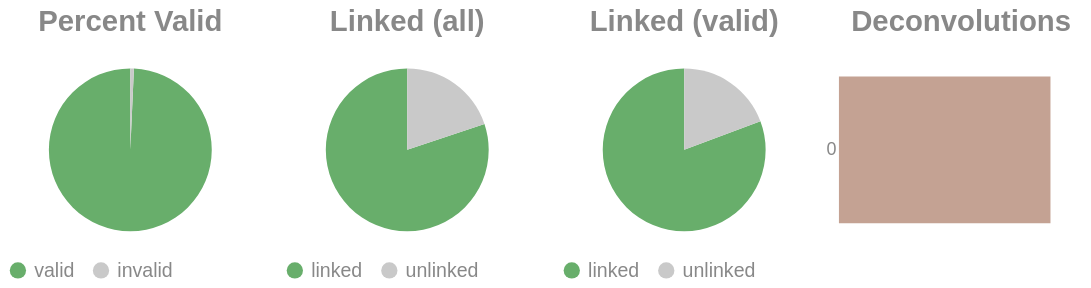

The code cell stored with this chart in its notebook:
### Code cell
if SKIPLR:
    pass
else:
    clash = Counter()
    for i in valids['molecule'].to_list():
        _mol = i.split("-")
        if len(_mol) == 1:
            clash.update('0')
        else:
            clash.update(_mol[-1])

    _d = {"deconvolutions": [], 'count': []}
    for k,v in clash.items():
        _d['deconvolutions'].append(k)
        _d['count'].append(v)

    tot_valid = valids['reads'].sum()
    mask = valids['reads'] >= 2
    n_linked_reads = valids.filter(mask)['reads'].sum()
    if n_linked_reads == 0:
        print_html("No linked molecules (>=2 reads) were detected; skipping linked-only distributions.")
        SKIPLR = True
    else:
        perc_valid = round(tot_valid / n_reads, 4)
        linked_perc_abs = round(n_linked_reads / n_reads, 4)
        linked_perc = round(n_linked_reads / tot_valid, 4)

    _valid = pl.DataFrame({"valids": ['valid', 'invalid'], "count": [tot_valid, n_reads - tot_valid]})
    _linked_abs = pl.DataFrame({"linked (absolute)": ['linked', 'unlinked'], "count": [n_linked_reads, n_reads - n_linked_reads]})
    _linked_rel = pl.DataFrame({"linked (valids)": ['linked', 'unlinked'], "count": [n_linked_reads, tot_valid - n_linked_reads]})

    (
        alt.hconcat(
            piechart(_valid, goodval = 'valid', title = "Percent Valid"),
            piechart(_linked_abs, goodval = "linked", title =  "Linked (all)"),
            piechart(_linked_rel, goodval = "linked", title =  "Linked (valid)"),
            convolutionbar(pl.DataFrame(_d), title = "Deconvolutions"),
            center = True,
            bounds = 'flush'
        )
        .resolve_scale(color='independent')
        .resolve_legend('independent')
        .properties(usermeta={'embedOptions': {"actions": False}})
    ).display()

### Figure 1 — Vega-Lite specification as saved in the notebook (floating-point values rounded to 4 significant figures)
{"width": "container", "height": 400, "config": {"title": {"anchor": "start", "dy": -15, "fontSize": 18, "color": "#888888", "subtitleColor": "#888888", "subtitleFontSize": 14}, "arc": {"fill": "#0072B2"}, "axis": {"domainColor": "#888888", "domainWidth": 0.5, "gridWidth": 0.2, "grid": false, "titleFontWeight": 400, "titleFontSize": 15, "labelFontSize": 11, "labelColor": "#888888", "tickColor": "#888888", "tickWidth": 0.2, "titleColor": "#888888"}, "axisBand": {"grid": false}, "axisX": {"grid": true, "tickSize": 10, "domainCap": "round"}, "axisY": {"domain": false, "grid": true, "tickSize": 0, "domainCap": "round"}, "background": "transparent", "header": {"labelFontSize": 15, "labelColor": "#888888", "titleFontSize": 15, "titleFontWeight": 600, "titleColor": "#888888"}, "legend": {"labelFont": "sans-serif", "labelFontSize": 12, "labelColor": "#888888", "symbolSize": 100, "symbolType": "circle", "titleFontSize": 12, "titlePadding": 10, "titleColor": "#888888", "title": null}, "range": {"category": ["#E69F00", "#56B4E9", "#009E73", "#F0E442", "#0072B2", "#D55E00", "#CC79A7", "#000000"], "diverging": ["#cfe8f3", "#a2d4ec", "#73bfe2", "#46abdb", "#1696d2", "#12719e"]}, "area": {"fill": "#0072B2", "fillOpacity": 0.7, "line": true, "strokeOpacity": 0.7}, "line": {"color": "#0072B2", "stroke": "#0072B2", "strokeWidth": 2}, "trail": {"color": "#0072B2", "stroke": "#0072B2", "strokeWidth": 0, "size": 1}, "point": {"filled": true, "fillOpacity": 1.0, "size": 95}, "text": {"color": "#888888", "fontSize": 11, "align": "right", "fontWeight": 400, "size": 11}, "bar": {"fill": "#0072B2", "stroke": null}, "view": {"stroke": null, "continuousWidth": 660, "continuousHeight": 400}}, "hconcat": [{"data": {"name": "data-2104b8ea36cc1de255fa8fc4c48c1779"}, "mark": {"type": "arc"}, "encoding": {"color": {"field": "valids", "legend": {"orient": "bottom", "title": null}, "scale": {"domain": ["valid", "invalid"], "range": ["#68ae6b", "#C9C9C9"]}, "title": "Valids", "type": "nominal"}, "theta": {"field": "count", "type": "quantitative"}, "tooltip": [{"field": "valids", "title": "Valids", "type": "ordinal"}, {"field": "percent", "format": ".2%", "title": "Percent", "type": "quantitative"}, {"field": "count", "title": "Count", "type": "quantitative"}]}, "height": 100, "title": {"text": "Percent Valid", "align": "center", "anchor": "middle"}, "transform": [{"calculate": "datum.count / 8850206", "as": "percent"}], "width": 150}, {"data": {"name": "data-0874001d55c02bbf1f4be2ce8bdc9407"}, "mark": {"type": "arc"}, "encoding": {"color": {"field": "linked (absolute)", "legend": {"orient": "bottom", "title": null}, "scale": {"domain": ["linked", "unlinked"], "range": ["#68ae6b", "#C9C9C9"]}, "title": "Linked (Absolute)", "type": "nominal"}, "theta": {"field": "count", "type": "quantitative"}, "tooltip": [{"field": "linked (absolute)", "title": "Linked (Absolute)", "type": "ordinal"}, {"field": "percent", "format": ".2%", "title": "Percent", "type": "quantitative"}, {"field": "count", "title": "Count", "type": "quantitative"}]}, "height": 100, "title": {"text": "Linked (all)", "align": "center", "anchor": "middle"}, "transform": [{"calculate": "datum.count / 8850206", "as": "percent"}], "width": 150}, {"data": {"name": "data-16d73948a380190261f13ad5f499c870"}, "mark": {"type": "arc"}, "encoding": {"color": {"field": "linked (valids)", "legend": {"orient": "bottom", "title": null}, "scale": {"domain": ["linked", "unlinked"], "range": ["#68ae6b", "#C9C9C9"]}, "title": "Linked (Valids)", "type": "nominal"}, "theta": {"field": "count", "type": "quantitative"}, "tooltip": [{"field": "linked (valids)", "title": "Linked (Valids)", "type": "ordinal"}, {"field": "percent", "format": ".2%", "title": "Percent", "type": "quantitative"}, {"field": "count", "title": "Count", "type": "quantitative"}]}, "height": 100, "title": {"text": "Linked (valid)", "align": "center", "anchor": "middle"}, "transform": [{"calculate": "datum.count / 8787720", "as": "percent"}], "width": 150}, {"data": {"name": "data-27e13f2d65260a5b53eb42486bee5041"}, "mark": {"type": "bar"}, "encoding": {"color": {"field": "deconvolutions", "legend": null, "scale": {"scheme": "lightgreyred"}, "type": "nominal"}, "tooltip": [{"field": "deconvolutions", "title": "Deconvolutions", "type": "ordinal"}, {"field": "percent", "format": ".2%", "title": "Percent", "type": "quantitative"}, {"field": "count", "title": "Count", "type": "quantitative"}], "x": {"axis": null, "field": "count", "type": "quantitative"}, "y": {"field": "deconvolutions", "sort": "ascending", "title": null, "type": "nominal"}}, "height": 100, "title": {"text": "Deconvolutions", "align": "center", "anchor": "middle"}, "transform": [{"calculate": "datum.count / 3029939", "as": "percent"}], "width": 150}], "bounds": "flush", "center": true, "resolve": {"legend": {"angle": "independent"}, "scale": {"color": "independent"}}, "usermeta": {"embedOptions": {"actions": false}}, "$schema": "https://vega.github.io/schema/vega-lite/v6.1.0.json", "datasets": {"data-2104b8ea36cc1de255fa8fc4c48c1779": [{"valids": "valid", "count": 8787720}, {"valids": "invalid", "count": 62486}], "data-0874001d55c02bbf1f4be2ce8bdc9407": [{"linked (absolute)": "linked", "count": 7094093}, {"linked (absolute)": "unlinked", "count": 1756113}], "data-16d73948a380190261f13ad5f499c870": [{"linked (valids)": "linked", "count": 7094093}, {"linked (valids)": "unlinked", "count": 1693627}], "data-27e13f2d65260a5b53eb42486bee5041": [{"deconvolutions": "0", "count": 3029939}]}}
